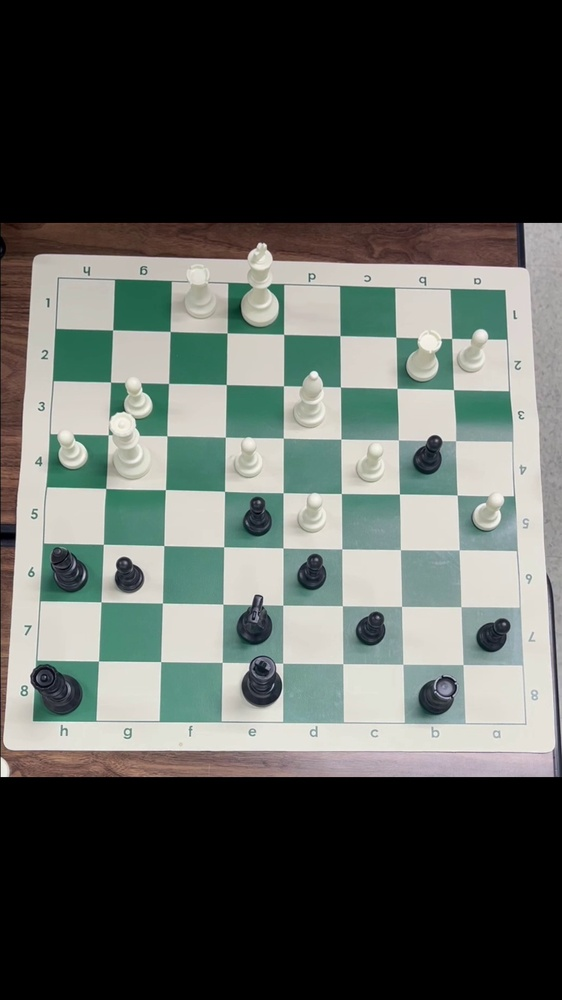
#> input picture Final_project/11_Move_student/01_frame15_START_clean.jpg, 562 x 1000 px, shrunk from 1080 x 1920 before the run; its folder holds only this picture in this run
$ jupyter execute Thresholding.ipynb   (shell and % lines are left out)
#> lines starting #> are read from the running program, lines starting #| are printed output that depends on the picture; after the words box and inside, x2 and y2 are one past the last pixel; in counts of white or black regions, pixels touching at a corner belong together
[cell 1]
import cv2
import numpy as np

[cell 2]
# 1. Load the image
def crop_board(image_path):
    original_image = cv2.imread(image_path)
#> original_image is the input picture: shape (1000, 562, 3); mean B, G, R 86.4, 90.9, 86.3

    gray = cv2.cvtColor(original_image, cv2.COLOR_BGR2GRAY)
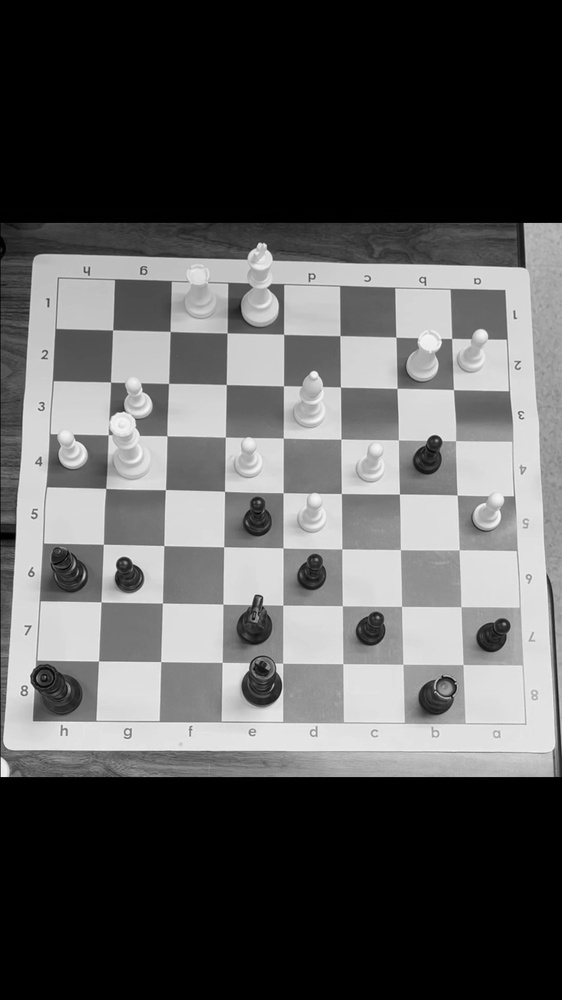
#> gray: shape (1000, 562); min 0, max 250, mean 89
    blurred = cv2.GaussianBlur(gray, (5, 5), 0)
    _, binary_image = cv2.threshold(blurred, 200, 255, cv2.THRESH_BINARY)
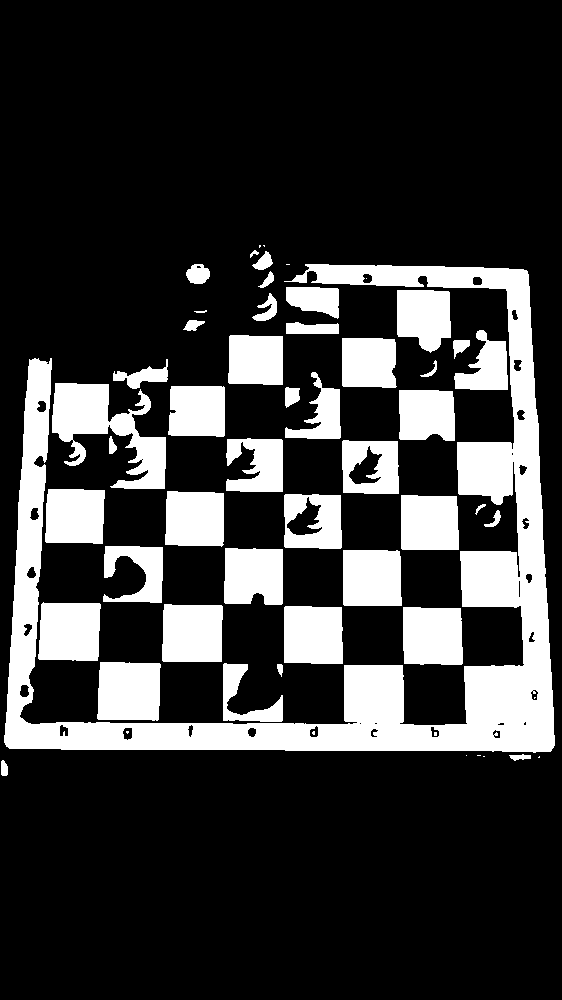
#> binary_image: shape (1000, 562); 21.7% white; 55 white regions (12 under 20 px), largest, box (x1, y1, x2, y2) and area: (4, 264, 555, 753) 51077, (52, 383, 166, 489) 5672, (97, 662, 161, 721) 3528

    coords = cv2.findNonZero(binary_image)
#> coords = contour of 121705 points, box (x1, y1, x2, y2) (1, 245, 555, 776), area 85284

    x, y, w, h = cv2.boundingRect(coords)
#> x = 1; y = 245; w = 554; h = 531

    cropped_image = original_image[y:y+h, x:x+w]
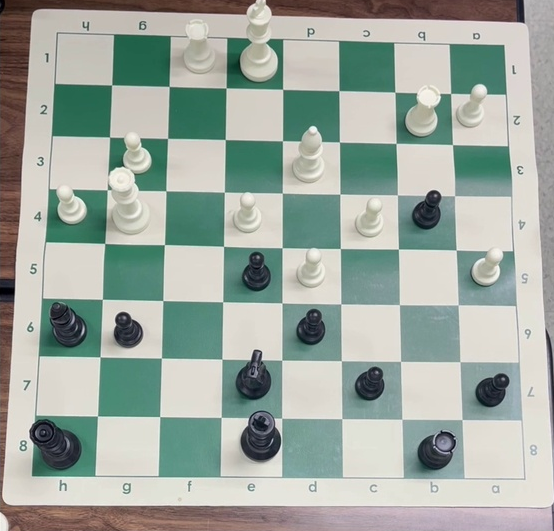
#> cropped_image: shape (531, 554, 3); mean B, G, R 160.6, 169, 159.1

    cv2.imwrite(image_path[:-4]+"_cropped.jpg", cropped_image)
